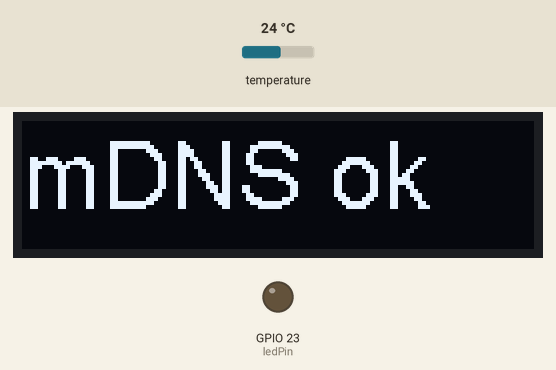
The program below on a simulated ESP32. Parts: 128×32 one-colour display, output pins drawn as LEDs (lit = HIGH). The inputs (shaded band) are chosen by the test bench; at power-on: temperature 24 °C. WiFi joins after 1.5 s; servers stay silent unless stated; EEPROM starts erased; what the program prints to the serial monitor is not drawn.

Above: at 1.7 s.
At 6.3 s:
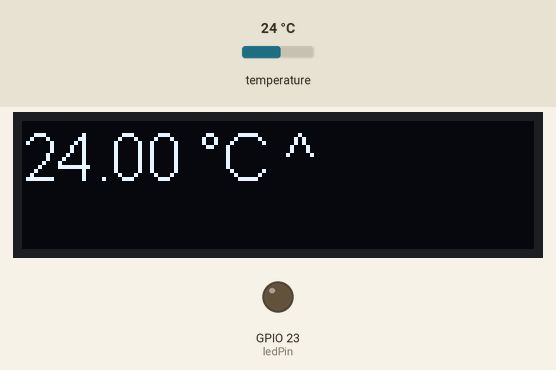
6.4 s: temperature set to 12 °C
At 11.7 s:
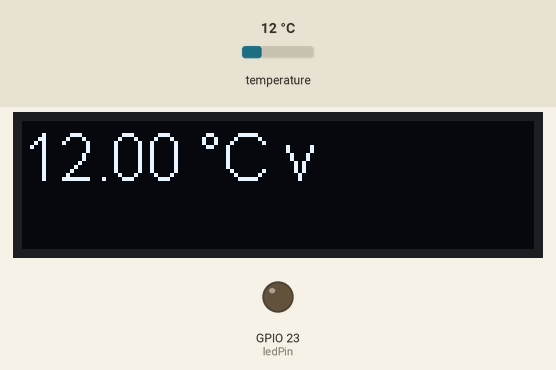
17.2 s: temperature set to 19 °C
At 22.2 s:
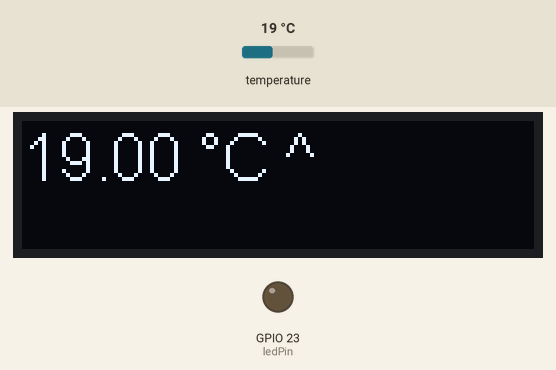
24.3 s: temperature set to 28 °C
At 31.5 s:
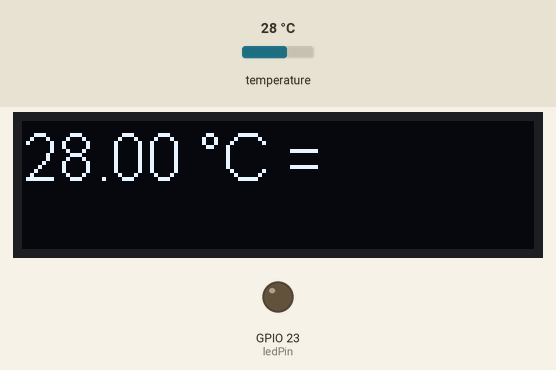
Timing chart, 0 to 37.3 s (numbered marks = the images above; inputs shaded):
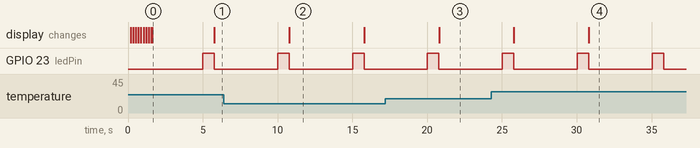

The program:

main.cpp
```cpp
#include <Arduino.h>
#include <OneWire.h>
#include <DallasTemperature.h>
#include <WiFi.h>
#include <WiFiClient.h>
#include <ESPmDNS.h>
#include <Update.h>

// For a connection via I2C using the Arduino Wire include:
#include <SSD1306Wire.h>

#include "eeprom_config.h"

// Initialize the OLED display using Arduino Wire:
// SDA: 21
// SCL: 22
#define DISPLAY_ADDR 0x3c
SSD1306Wire display(DISPLAY_ADDR, SDA, SCL, GEOMETRY_128_32); // ADDRESS, SDA, SCL  -  SDA and SCL usually populate automatically based on your board's pins_arduino.h

// ESP32 Pin to which onboard LED is connected
#define ledPin 23 // ESP32 GPIO 23

// GPIO where the DS18B20 is connected to
#define ONE_WIRE_BUS 4 // D4

// interval at which to read temp sensor
const long tempInterval = 5000;

// Setup a oneWire instance to communicate with any OneWire devices
OneWire oneWire(ONE_WIRE_BUS);
DallasTemperature sensor(&oneWire);

EEPROM_Config config;

// display message buffer
char message[33];

void scanI2C()
{
	Wire.begin(SDA, SCL);
	byte error, address;
	int nDevices;
	Serial.println("Scanning...");
	nDevices = 0;
	for (address = 1; address < 127; address++)
	{
		Wire.beginTransmission(address);
		error = Wire.endTransmission();
		if (error == 0)
		{
			Serial.print("I2C device found at address 0x");
			if (address < 16)
			{
				Serial.print("0");
			}
			Serial.println(address, HEX);
			nDevices++;
		}
		else if (error == 4)
		{
			Serial.print("Unknow error at address 0x");
			if (address < 16)
			{
				Serial.print("0");
			}
			Serial.println(address, HEX);
		}
	}
	if (nDevices == 0)
	{
		Serial.println("No I2C devices found\n");
	}
	else
	{
		Serial.println("done\n");
	}
}

void displayMessage(const char *msg, SSD1306Wire *d = NULL)
{
	if (!d)
		d = &display;

	d->clear();
	if (strlen(msg) <= 10)
		d->setFont(ArialMT_Plain_24);
	else
		d->setFont(ArialMT_Plain_16);
	d->drawString(0, 0, msg);
	d->display();
}

void setup()
{
	int n = 0;
	const char *waiter = "-\\|/";

	Serial.begin(115200);

	pinMode(ledPin, OUTPUT);

	scanI2C();

	// Initialising the UI will init the display too.
	display.init();
	display.flipScreenVertically();

	// retrive config from eeprom
	displayMessage("Configure...");

	//config.set_ssid("xxxxxxxx");
	//config.set_password("xxxxxxxx");
	//config.set_hostname("esp32");
	//config.save();

	config.load();

	// Connect to WiFi network
	WiFi.begin(config.ssid(), config.password());
	Serial.printf("Connecting to %s", config.ssid());

	// Wait for connection
	while (WiFi.status() != WL_CONNECTED)
	{
		Serial.print(".");
		sprintf(message, "WLAN connect  %c", waiter[(n++) % 4]);
		displayMessage(message);
		delay(50);
	}
	Serial.println("");
	Serial.print("Connected to ");
	Serial.println(config.ssid());
	Serial.print("IP address: ");
	Serial.println(WiFi.localIP());
	displayMessage("WLAN ok");

	/*use mdns for host name resolution*/
	if (!MDNS.begin(config.hostname()))
	{ //http://esp32.local
		Serial.println("Error setting up MDNS responder!");
		displayMessage("mDNS error");
		while (1)
		{
			delay(1000);
		}
	}
	Serial.println("mDNS responder started");
	displayMessage("mDNS ok");

	// Start the DS18B20 sensor
	sensor.begin();
	sensor.setResolution(12);
}

unsigned long previousMillis = 0; // will store last time LED was updated
float temperature = -127.0;
float previousTemp = temperature;
bool temperatureIsValid = false;

void loop()
{
	//loop to blink without delay
	unsigned long currentMillis = millis();
	if (currentMillis - previousMillis >= tempInterval)
	{
		// save the last time you blinked the LED
		previousMillis = currentMillis;

		digitalWrite(ledPin, HIGH);
		sensor.requestTemperatures();
		temperature = sensor.getTempCByIndex(0);
		digitalWrite(ledPin, LOW);

		// check if temp is valid
		temperatureIsValid = (temperature != -127.0);

		Serial.printf("Temperature: %f ºC\n", temperature);

		// update display
		if (temperatureIsValid)
		{
			sprintf(message, "%.2f °C %c", temperature,
					(previousTemp < temperature) ? '^' : ((previousTemp > temperature) ? 'v' : '='));
			displayMessage(message);
		}
		else
		{
			displayMessage("- undef -");
		}

		previousTemp = temperature;
	}

	delay(10);
}
```

eeprom_config.cpp
```cpp
#include "eeprom_config.h"

#include <EEPROM.h>

#define SSID_OFFSET 0
#define PASSWD_OFFSET (SSID_OFFSET + SSID_LEN)
#define HOSTNAME_OFFSET (PASSWD_OFFSET + PASSWD_LEN)

EEPROM_Config::EEPROM_Config(void) : _ssid(""),
                                     _passwd(""),
                                     _hostname("")
{
}

bool EEPROM_Config::_read(int startAdr, int maxLength, char *dest)
{
  if (!EEPROM.begin(512))
    return false;

  delay(10);
  for (int i = 0; i < maxLength; i++)
  {
    dest[i] = char(EEPROM.read(startAdr + i));
  }
  EEPROM.end();
  return true;
}

bool EEPROM_Config::_write(int startAdr, int len, char *src)
{
  if (!EEPROM.begin(512))
    return false;
  EEPROM.begin(512); //Max bytes of eeprom to use
  yield();

  for (int i = 0; i < len; i++)
  {
    EEPROM.write(startAdr + i, src[i]);
  }
  EEPROM.commit();
  EEPROM.end();
  return true;
}

bool EEPROM_Config::load()
{
  return (
      _read(SSID_OFFSET, SSID_LEN, _ssid) &&
      _read(PASSWD_OFFSET, PASSWD_LEN, _passwd) &&
      _read(HOSTNAME_OFFSET, HOSTNAME_LEN, _hostname) &&
      true);
}

bool EEPROM_Config::save()
{
  return (
      _write(SSID_OFFSET, SSID_LEN, _ssid) &&
      _write(PASSWD_OFFSET, PASSWD_LEN, _passwd) &&
      _write(HOSTNAME_OFFSET, HOSTNAME_LEN, _hostname) &&
      true);
}

void EEPROM_Config::set_ssid(const char *s)
{
  if (strlen(s) <= SSID_LEN)
    strcpy(_ssid, s);
  else
  {
    strncpy(_ssid, s, SSID_LEN);
    _ssid[SSID_LEN] = '\0';
  }
}

void EEPROM_Config::set_password(const char *s)
{
  if (strlen(s) <= PASSWD_LEN)
    strcpy(_passwd, s);
  else
  {
    strncpy(_passwd, s, PASSWD_LEN);
    _passwd[PASSWD_LEN] = '\0';
  }
}

void EEPROM_Config::set_hostname(const char *s)
{
  if (strlen(s) <= HOSTNAME_LEN)
    strcpy(_hostname, s);
  else
  {
    strncpy(_hostname, s, HOSTNAME_LEN);
    _hostname[HOSTNAME_LEN] = '\0';
  }
}
```

eeprom_config.h
```cpp
#ifndef __eeprom_config_h__
#define __eeprom_config_h__

#define SSID_LEN 32
#define PASSWD_LEN 32
#define HOSTNAME_LEN 32

class EEPROM_Config {
    private:
        char _ssid[SSID_LEN+1];
        char _passwd[PASSWD_LEN+1];
        char _hostname[HOSTNAME_LEN+1];

        bool _read(int startAdr, int maxLength, char* dest);
        bool _write(int startAdr, int len, char* src);

    public:
        EEPROM_Config(void);

        bool load();
        bool save();

        const char* ssid() { return _ssid; }
        void set_ssid(const char*);

        const char* password() { return _passwd; }
        void set_password(const char*);

        const char* hostname() { return _hostname; }
        void set_hostname(const char*);
};

#endif
```

Measured:
- after the input at 6.4 s, the display: changes after 4.4 s (image 2)
- after the input at 17.2 s, the display: changes after 3.6 s (image 3)
- after the input at 24.3 s, the display: first changes after 1.5 s (image 4 shows a later state)
- by itself, GPIO 23 (ledPin): alternates HIGH for 0.76 s and LOW for 4.2 s
- what the display in image 0 shows lasts 4.2 s, from 1.6 s to 5.8 s
- what the display in image 2 shows lasts 5.0 s, from 10.8 s to 15.8 s
